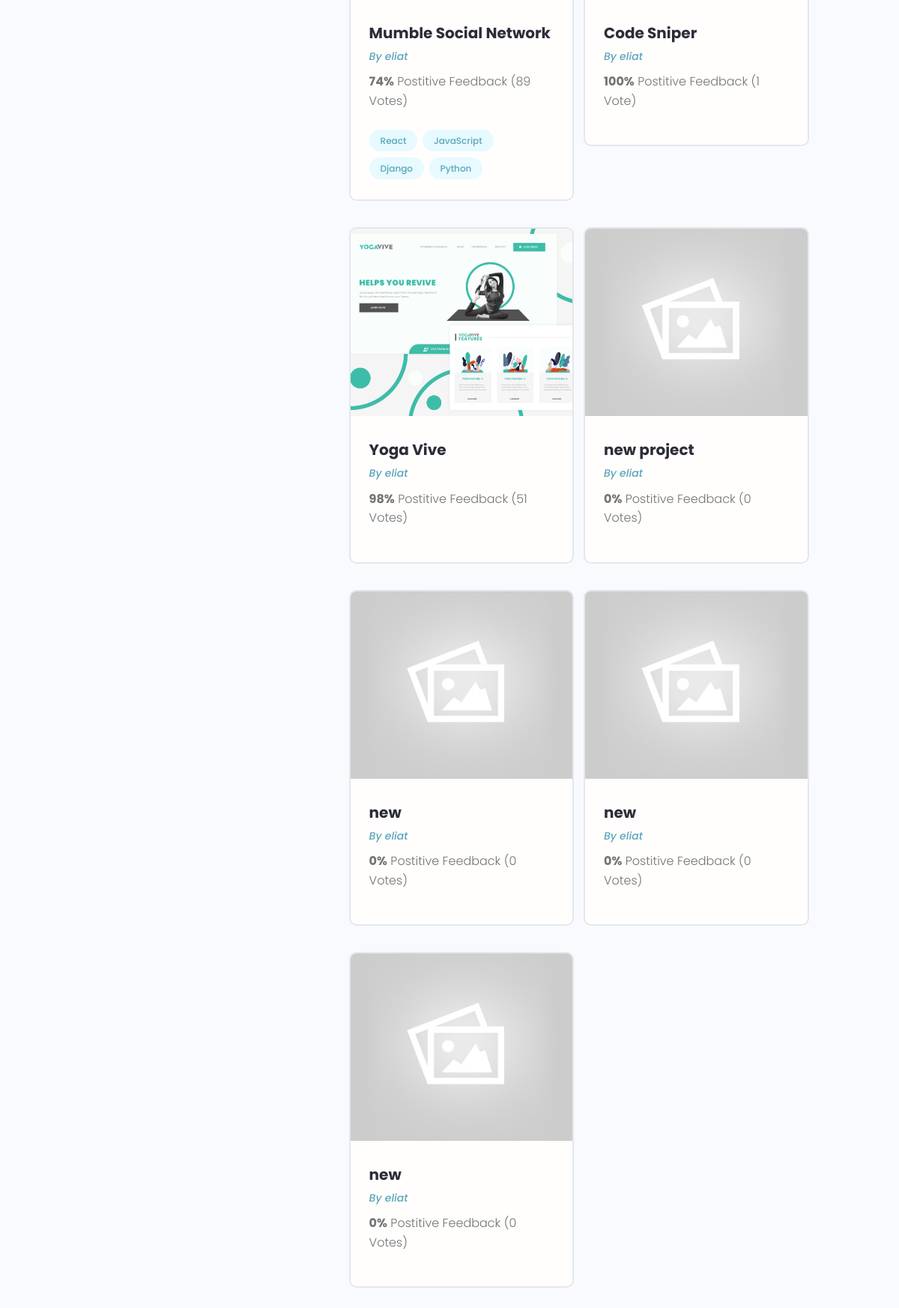
Before: /profile/9a4bc769-a5d7-4ccb-9092-0026b654125c (lower part) with the older database file.
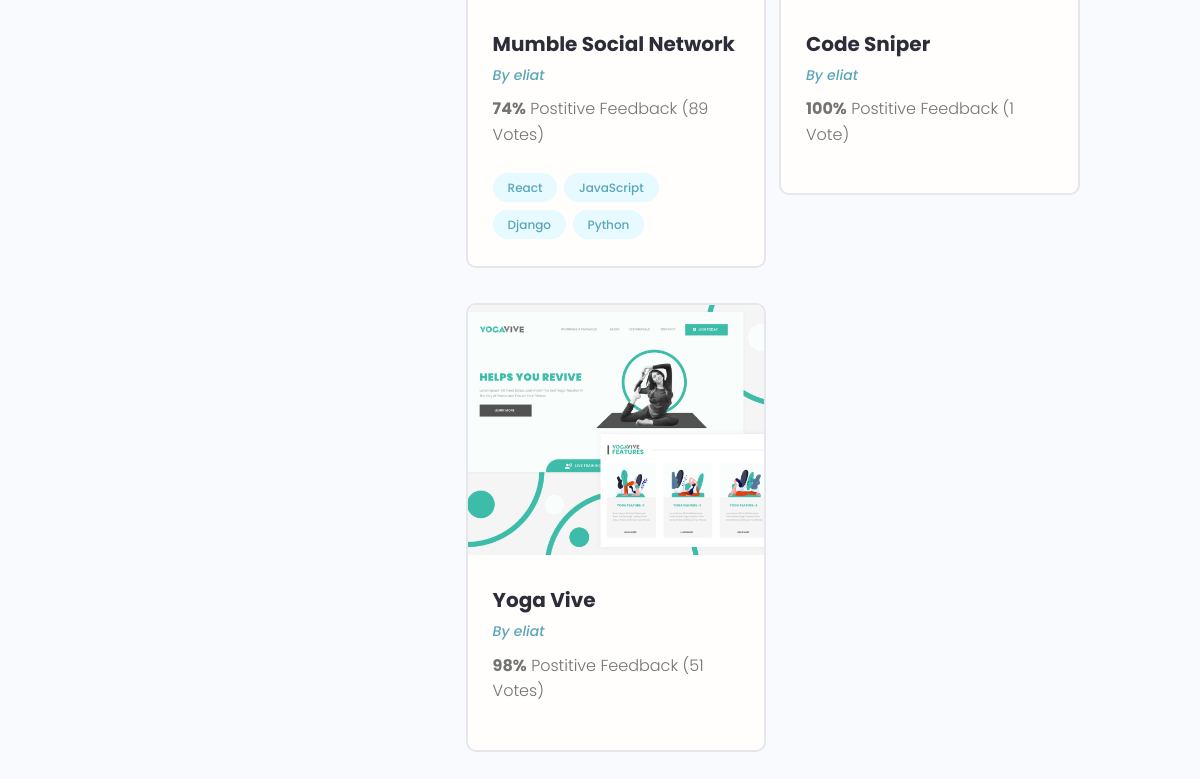
After: the same page with the newer database file.
### projects/models.py (models this page shows, shortened)
class Project(models.Model):
    owner = models.ForeignKey(
        Profile, null=True, blank=True, on_delete=models.SET_NULL)
    title = models.CharField(max_length=200)
    description = models.TextField(null=True, blank=True)
    featured_image = models.ImageField(
        null=True, blank=True, default="default.jpg")
    demo_link = models.CharField(max_length=2000, null=True, blank=True)
    source_link = models.CharField(max_length=2000, null=True, blank=True)
    tags = models.ManyToManyField('Tag', blank=True)
    vote_total = models.IntegerField(default=0, null=True, blank=True)
    vote_ratio = models.IntegerField(default=0, null=True, blank=True)
    created = models.DateTimeField(auto_now_add=True)
    id = models.UUIDField(default=uuid.uuid4, unique=True,
                          primary_key=True, editable=False)
    class Meta:
        ordering = ['created']

class Tag(models.Model):
    name = models.CharField(max_length=200)
    created = models.DateTimeField(auto_now_add=True)
    id = models.UUIDField(default=uuid.uuid4, unique=True,
                          primary_key=True, editable=False)
    def __str__(self):
        return self.name

### users/models.py (models this page shows, shortened)
class Profile(models.Model):
    user = models.OneToOneField(User, on_delete=models.CASCADE, null=True, blank=True)
    name = models.CharField(max_length=200, blank=True, null=True)
    email = models.EmailField(max_length=500, blank=True, null=True)
    username = models.CharField(max_length=200, blank=True, null=True)
    location = models.CharField(max_length=200, blank=True, null=True)
    short_intro = models.CharField(max_length=200, blank=True, null=True)
    bio = models.TextField(blank=True, null=True)
    profile_image = models.ImageField(blank=True, null=True, upload_to='profiles/', default='profiles/user-default.png')
    social_github = models.CharField(max_length=200, blank=True, null=True)
    social_twitter = models.CharField(max_length=200, blank=True, null=True)
    social_linkedin = models.CharField(max_length=200, blank=True, null=True)
    social_youtube = models.CharField(max_length=200, blank=True, null=True)
    social_website = models.CharField(max_length=200, blank=True, null=True)
    created = models.DateTimeField(auto_now_add=True)
    id = models.UUIDField(default=uuid.uuid4, unique=True, primary_key=True, editable=False)

### users/views.py (the view)
# urls.py: path('profile/<str:pk>', views.userProfile, name="user-profile"),
def userProfile(request, pk):
    profile = Profile.objects.get(id=pk)
    topSkills = profile.skill_set.exclude(description__exact="")
    otherSkills = profile.skill_set.filter(description="")
    context = {'profile': profile, 'topSkills': topSkills,
               'otherSkills': otherSkills}
    return render(request, 'users/user-profile.html', context)

### users/models.py (called while the page is built)
    def __str__(self):
        return str(self.name)

### users/templates/users/user-profile.html (shortened to what this page needs)
{% extends 'main.html' %}
{% block content %}
<main class="profile my-md">
    <div class="container">
      <div class="layout">
        <div class="column column--1of3">
        </div>
        <div class="column column--2of3">
          <div class="devInfo">
            <div class="grid grid--two">
              {% for project in profile.project_set.all %}
              <div class="column">
                <div class="card project">
                  <a href="{% url 'project' project.id %}" class="project">
                    <img class="project__thumbnail" src="{{project.featured_image.url}}" alt="project thumbnail" />
                    <div class="card__body">
                      <h3 class="project__title">{{project.title}}</h3>
                      <p><a class="project__author" href="{% url 'user-profile' project.owner.id %}">By {{project.owner.name}}</a></p>
                      <p class="project--rating">
                        <span style="font-weight: bold;">{{project.vote_ratio}}%</span> Postitive
                        Feedback ({{project.vote_total}} Vote{{project.vote_total|pluralize:"s"}})
                      </p>
                      <div class="project__tags">
                        {% for tag in project.tags.all %}
                        <span class="tag tag--pill tag--main">
                          <small>{{tag}}</small>
                        </span>
                        {% endfor %}
                      </div>
                    </div>
                  </a>
                </div>
              </div>
              {% endfor %}
            </div>
          </div>
        </div>
      </div>
    </div>
  </main>
{% endblock content %}

Changed rows visible on the page:
removed Project: featured_image (placeholder picture), title "new project", owner.name "eliat", vote_ratio "0", vote_total "0"
removed Project: featured_image (placeholder picture), title "new", owner.name "eliat", vote_ratio "0", vote_total "0"
removed Project: featured_image (placeholder picture), title "new", owner.name "eliat", vote_ratio "0", vote_total "0"
removed Project: featured_image (placeholder picture), title "new", owner.name "eliat", vote_ratio "0", vote_total "0"
